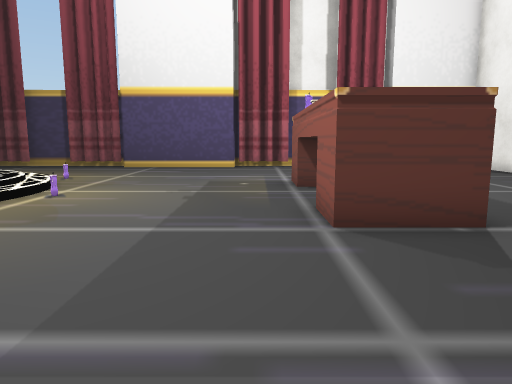
[1] (above)

16 first-person views from a walk through a scene from a Unity 3-D project. The camera is 1.2 m above the floor, tilts 8° down and sees 70° across. The floor is counted in squares, 1 m on a side. Each view is taken from the middle of a square. On the plan, view 1 faces up. The plan holds only what a view shows up to about 15 squares ahead; the rest is blank. The place goes on beyond the plan. Some surface patterns are stand-ins.

[2]
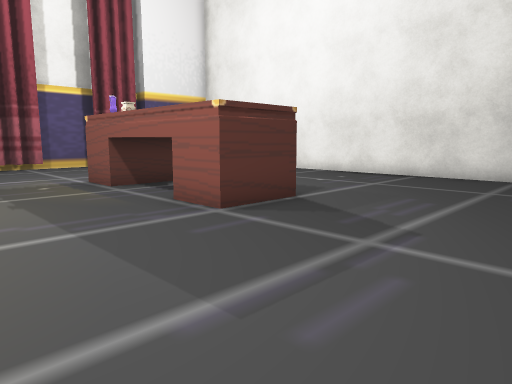

[3]
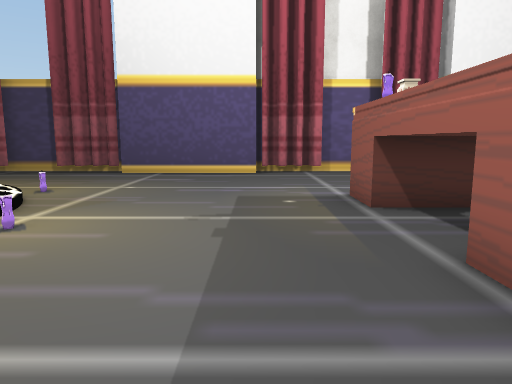

[4]
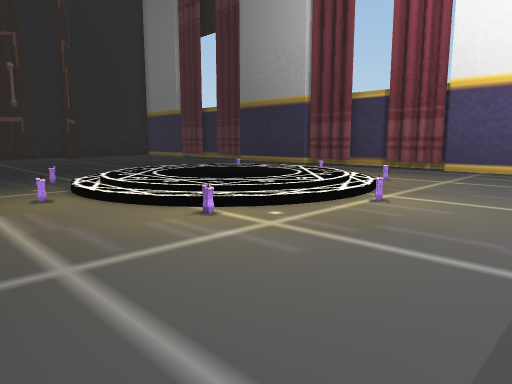

[5]
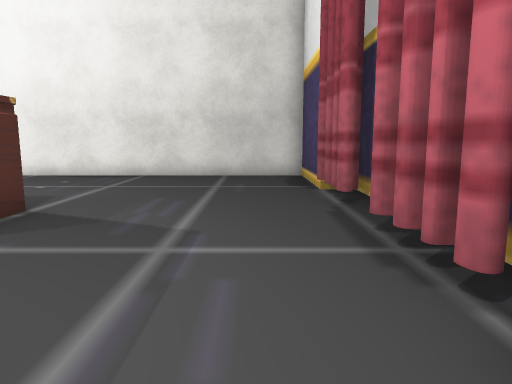

[6]
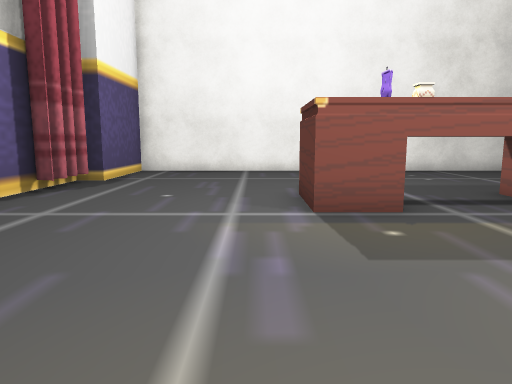

[7]
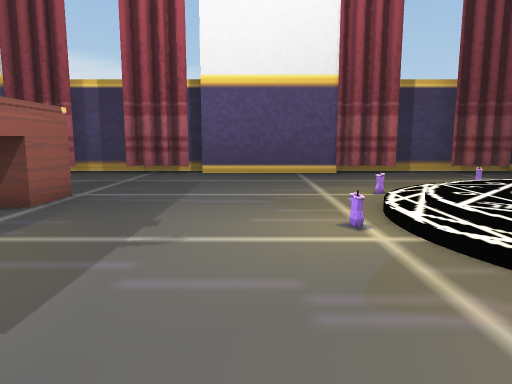

[8]
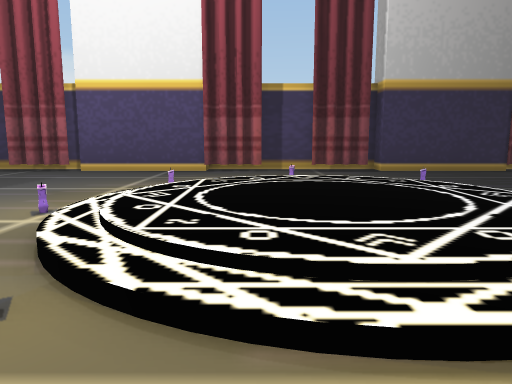

[9]
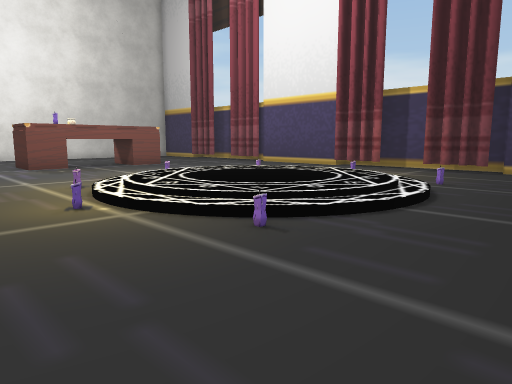

[10]
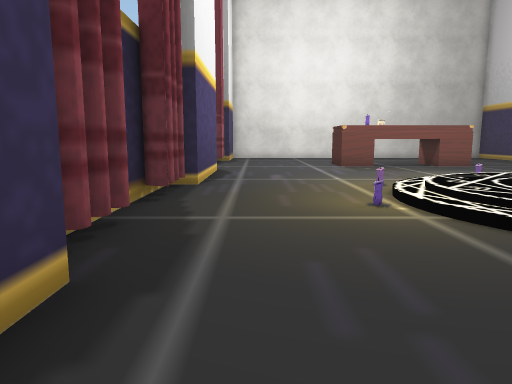

[11]
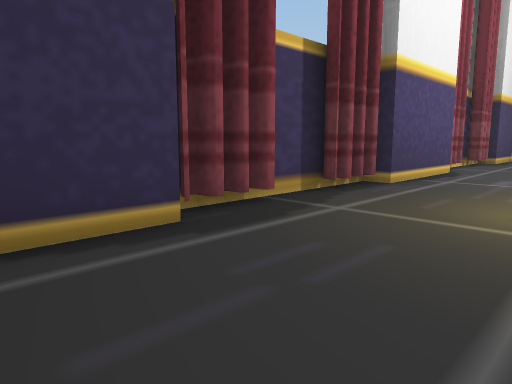

[12]
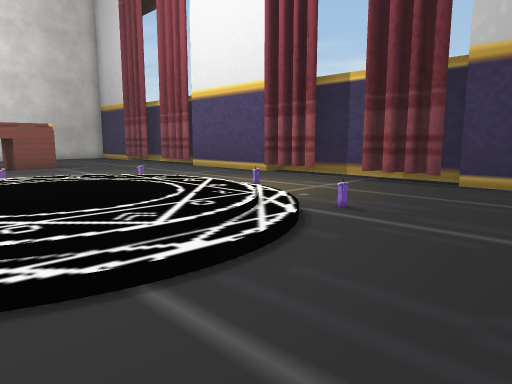

[13]
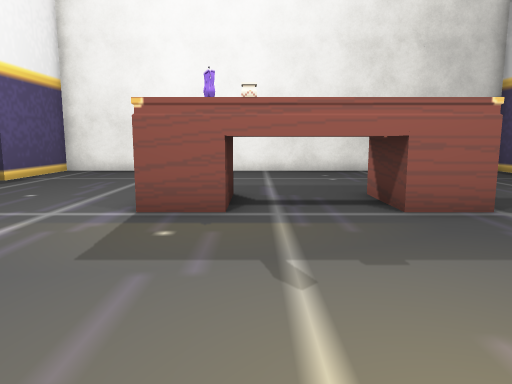

[14]
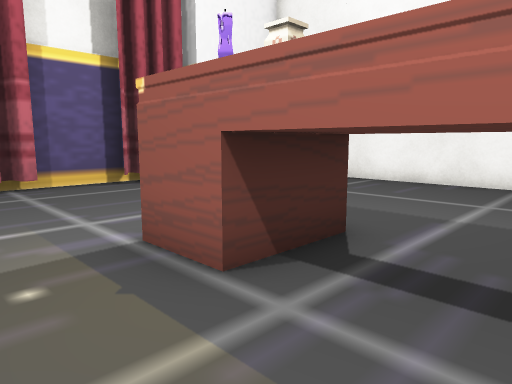

[15]
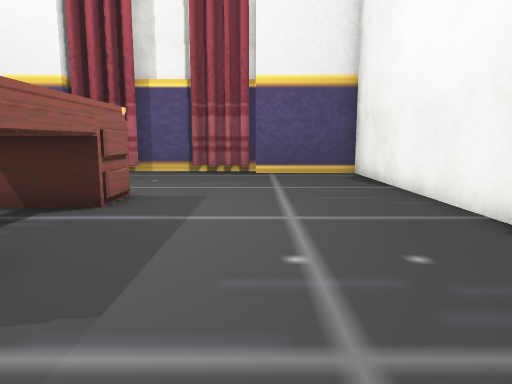

[16]
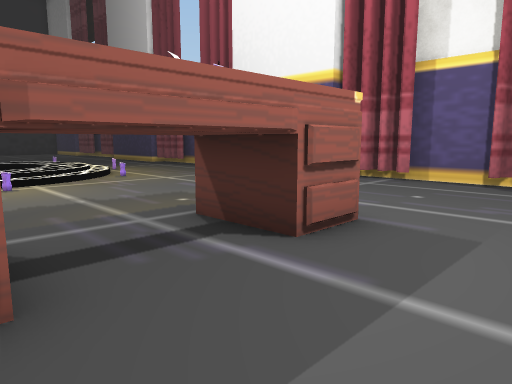

### Floor plan
Key: @ floor where view 1 was taken; # wall or solid block; . main floor; : floor 0.25 m higher than the main floor; / step, stairs or slope; O other object.
Columns run from 16 left of view 1 to 10 right of it. Each row starts with its distance up from view 1.
 18     #####       #####
 17  #####..##########..#######
 16  .........................#
 15 ..........................#
 14 ..........................#
 13 ......./..................#
 12 .....////.................#
 11  ...//::///......OOO......#
 10 ...//:::::/......OOO......#
  9  ../:::::://.....OOO......#
  8 .../:::  ::/.....OOO......#
  7 .../::  :://.....OOO......#
  6 ...//:::::/......OOO......#
  5 ....//::///......OOO......#
  4 .....////.................#
  3 ......./..................#
  2 ..........................#
  1 ..........................#
  0 ................@.........#
 -1 #######.###########.#######
 -2      ####        #####

Positions as (right, up) in squares from view 1, and headings:
1: (0, 0), facing up
2: (-3, 0), facing up-right
3: (-1, 3), facing up
4: (-1, 1), facing up-left
5: (-3, 1), facing right
6: (-5, 12), facing right
7: (-3, 13), facing down
8: (-8, 14), facing down
9: (-16, 15), facing down-right
10: (-16, 15), facing right
11: (-16, 12), facing up-right
12: (-16, 10), facing down-right
13: (-5, 9), facing right
14: (-1, 7), facing up-right
15: (6, 3), facing up
16: (6, 6), facing up-left
